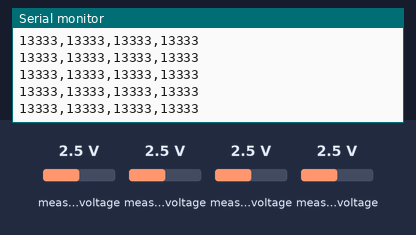
The sketch below on a simulated Arduino Mega 2560, built for the host (arithmetic inside an expression is 32-bit, double 64-bit). On the bench: the last lines printed to the serial monitor. The inputs (shaded band) are chosen by the test bench; at power-on: measured voltage 2.5 V.

Above: at 1.2 s.
1.3 s: measured voltage (sensor 200) set to 0.1 V
At 1.8 s:
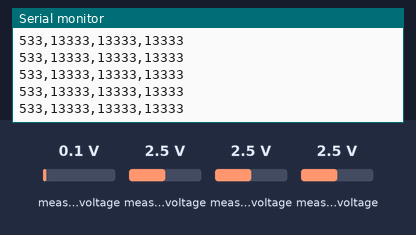
2.8 s: measured voltage (sensor 201) set to 0.1 V
At 3.6 s:
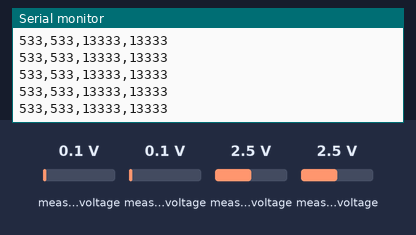
4.3 s: measured voltage (sensor 202) set to 0.1 V
At 5.0 s:
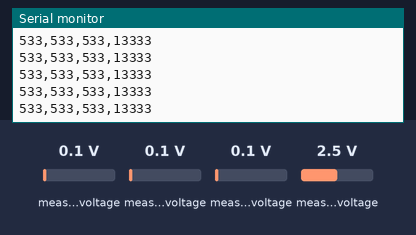
5.8 s: measured voltage (sensor 203) set to 0.1 V
At 6.3 s:
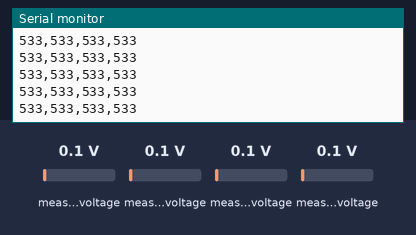
7.3 s: measured voltage (sensor 200) set to 1.2 V
At 7.8 s:
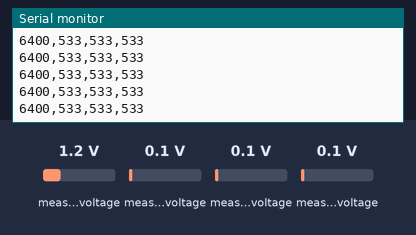
8.8 s: measured voltage (sensor 201) set to 1.2 V
At 9.4 s:
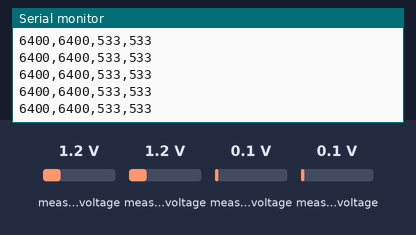
Timing chart, 0 to 11.3 s (numbered marks = the images above; inputs shaded):
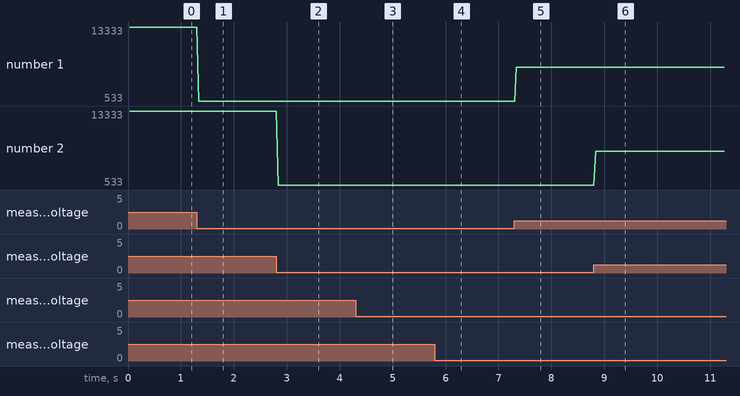

Measured:
- after the input at 1.3 s, the serial monitor: prints a new line at once (image 1)
- after the input at 2.8 s, the serial monitor: prints a new line at once (image 2)
- after the input at 4.3 s, the serial monitor: prints a new line at once (image 3)
- after the input at 5.8 s, the serial monitor: prints a new line at once (image 4)
- after the input at 7.3 s, the serial monitor: prints a new line at once (image 5)
- after the input at 8.8 s, the serial monitor: prints a new line at once (image 6)
- plotted number 1: 13333 → 533 after the input at 1.3 s, 533 → 6400 after the input at 7.3 s

The sketch:

ADS_1115_ADC_I2C.ino
```cpp
/*  ADS1115 4-Ch 16-bit ADC Test Program

    Basic code to test the ADS1115 ADC Module.  Takes a single-ended reading
    on module channel A0.  Uses default measurement range of of 6.144V

    Module connections:
      VDD = 5V
      Gnd = Ground
      SCL = SCL / A5 on MCU
      SDA = SDA / A4 on MCU
      ADDR = Board has pull-down to ground (sets I2C address of 0x48)
      A0-A3 = 3.3V on MCU.  Voltage to be measured. Can be any voltage < 5V

    Uses Adafruit ADS1X15 library which can be downloaded via IDE

    For 16-bit vs 12-bit verification, connect input to ground and verify the
    minimum reading is less than 3mV.  Readings should change in approximately
    200uV (0.0002V) steps
*/
#include <Adafruit_ADS1X15.h>
#include <Wire.h>

# define SDApin 38
# define SCLpin 39


Adafruit_ADS1115 ads;
//===============================================================================
//  Initialization
//===============================================================================
void setup(void)
{
  Serial.begin(115200);
  Wire1.begin (SDApin, SCLpin);

  Serial.println("Read single-ended readings from AIN0..3");
  Serial.println("ADC Range: +/- 6.144V (1 bit = 0.1875mV");

  if (!ads.begin(0x48,&Wire1)) {
    Serial.println("Failed to initialize ADS.");
    while (1);
  }
  ads.setDataRate(RATE_ADS1115_128SPS);
}
//===============================================================================
//  Main
//===============================================================================
void loop(void)
{
  int16_t adc0, adc1, adc2, adc3;
  // float volts0, volts1, volts2, volts3, volts;

  adc0 = ads.readADC_SingleEnded(0);
  adc1 = ads.readADC_SingleEnded(1);
  adc2 = ads.readADC_SingleEnded(2);
  adc3 = ads.readADC_SingleEnded(3);

  // volts0 = ads.computeVolts(adc0);
  // volts1 = ads.computeVolts(adc1);
  // volts2 = ads.computeVolts(adc2);
  // volts3 = ads.computeVolts(adc3);

  // Serial.println("-----------------------------------------------------------");

  Serial.print(adc0);
  Serial.print(",");
  Serial.print(adc1);
  Serial.print(",");
  Serial.print(adc2);
  Serial.print(",");
  Serial.print(adc3);

  // Serial.print("AIN0: ");Serial.print(volts0, 4); Serial.println("V");
  // Serial.print("AIN1: ");Serial.print(volts1, 4); Serial.println("V");
  // Serial.print("AIN2: ");Serial.print(volts2, 4); Serial.println("V");
  // Serial.print("AIN3: ");Serial.print(volts3, 4); Serial.println("V");
  Serial.println();
  // delay(50);
}
```
